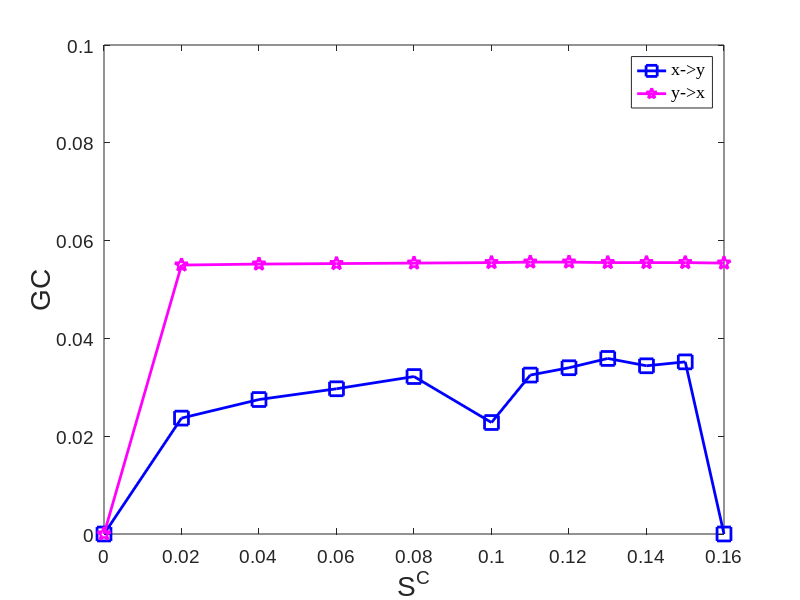

Reproduce this figure in MATLAB.
%% Fig5_HH_TWO_Neurons_LinearGC
C=[0 0.02 0.04 0.06 0.08 0.1 0.11 0.12 0.13 0.14 0.15 0.16];
gc_zero_line=1.6132e-04;
significant=1;
if significant==0
%% GC results no significant test
GC_xy=[0.5226e-03 0.0237 0.0275 0.0297 0.0322 0.0228 0.0325 0.0340 0.0359 0.0344 0.0352 -0.0220];
GC_yx=[0.6009e-03 0.0550 0.0552 0.0553 0.0554 0.0555 0.0556 0.0556 0.0555 0.0555 0.0555 0.0554];
else
%% GC2 results have significant test
GC_xy=[0 0.0237 0.0275 0.0297 0.0322 0.0228 0.0325 0.0340 0.0359 0.0344 0.0352 0];
GC_yx=[0 0.0550 0.0552 0.0553 0.0554 0.0555 0.0556 0.0556 0.0555 0.0555 0.0555 0.0554];
end

% Plot
h0=figure;
clf;
plot(C,GC_xy,'MarkerSize',10,'Marker','s','LineWidth',2,...
'Color',[0 0 1]);hold on
plot(C,GC_yx,'MarkerSize',10,'Marker','p','LineWidth',2,...
'Color',[1 0 1]);
% Legend 
hleg1 =legend('x->y','y->x','northeast');
set(hleg1,'Location','northeast') 
set(hleg1,'FontName','Times New Roman','FontSize',18,'FontWeight','normal')
axis([0 0.16 0 0.1])
set(gca, 'XTick', 0:0.02:0.16); 
% set(gca, 'YTick',0:0.02:0.65);

% Create axis font size
set(gca,'FontName','Arial','FontSize',14)
% Create xlabel
xlabel({'S^C'},'FontSize',20,'FontName','Arial');
% Create ylabel
ylabel({'GC'},'FontSize',20,'FontName','Arial');

%%
print(h0,'-depsc2','-r300','LineraGC_HH_Two_Neurons_Fig5.eps')